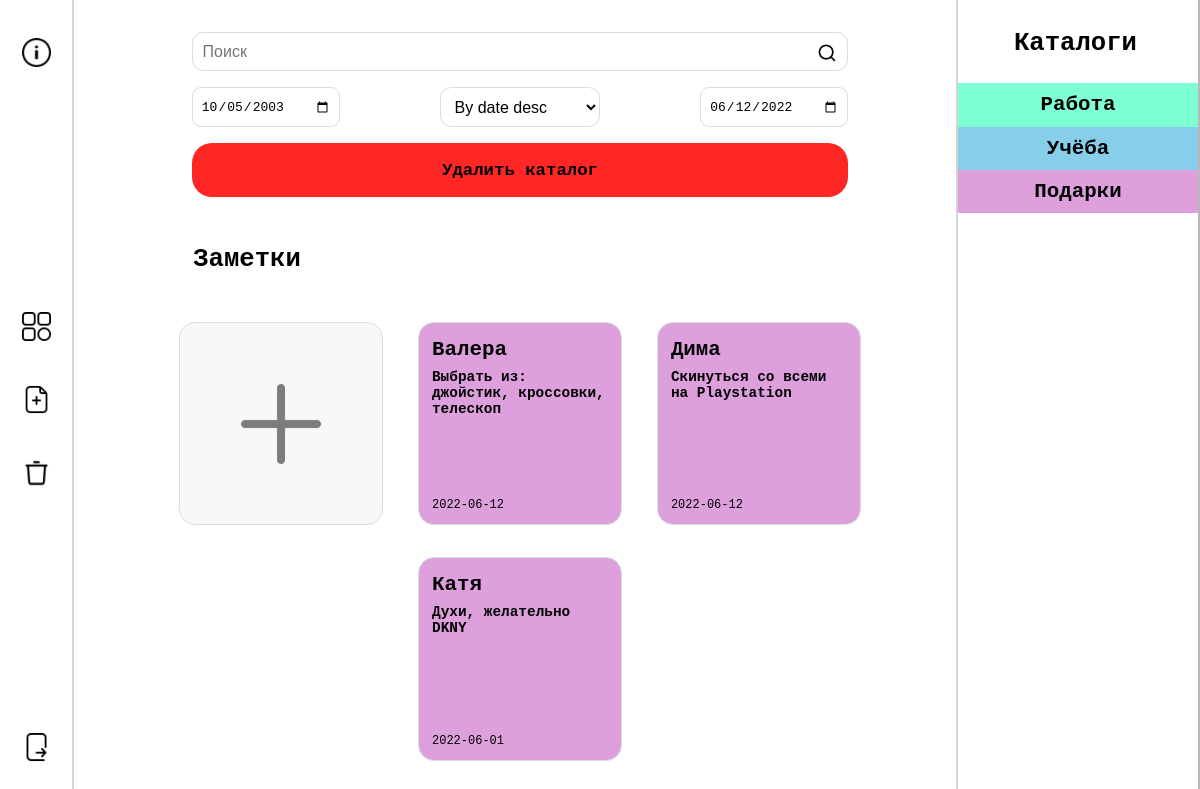
Page /folder.php?folder=4 (signed in) on the committed database.
### tables this page shows
CREATE TABLE IF NOT EXISTS `notes` (
  `id` int(11) NOT NULL AUTO_INCREMENT,
  `title` varchar(30) DEFAULT NULL,
  `article` varchar(255) DEFAULT NULL,
  `created` date NOT NULL,
  `deleted` tinyint(1) NOT NULL DEFAULT '0',
  `folder_id` int(11) NOT NULL,
  `color` varchar(20) NOT NULL,
  PRIMARY KEY (`id`)
);

CREATE TABLE IF NOT EXISTS `folders` (
  `id` int(11) NOT NULL AUTO_INCREMENT,
  `color` varchar(30) NOT NULL,
  `title` varchar(30) NOT NULL,
  `user_id` int(11) NOT NULL,
  PRIMARY KEY (`id`)
);

### folder.php (the view, shortened to what this page needs)
<?php
require_once("Connections/project_con.php");
$user = $_SESSION['user_id'][0];
$folder_id = $_GET['folder'];
$select_note = mysqli_query($link, "SELECT * FROM notes WHERE folder_id = '$folder_id' ORDER BY created DESC ");
$select_folder = mysqli_query($link, "SELECT * FROM folders WHERE user_id = '$user'");
$final_search_words = array();
$where_list = "SELECT * FROM notes WHERE folder_id = $folder_id AND";
$where_list = substr($where_list, 0, -3);
if (!empty($where_list)) {
    $res_query = mysqli_query($link, $where_list);
}
?>
<!DOCTYPE html>
<html lang="ru">
<head>
    <link rel="stylesheet" type="text/css" href="Styles/style.css">
    <link rel="stylesheet" type="text/css" href="Styles/font.css">
</head>
<body>
<div class="menu nav">
    <button type="button" title="О нас" onclick="location.href='developers.html';">
        <img alt="#" src="Photos/info.png">
    </button>
    <div>
        <button type="button" title="Главная" onclick="location.href='main.php';">
            <img alt="#" src="Photos/menu.png">
        </button>
        <button type="button" title="Новый каталог" onclick="location.href='createFolder.php';">
            <img alt="#" src="Photos/new-note.png">
        </button>
        <button type="button" title="Корзина">
            <img alt="#" src="Photos/trash.png" onclick="location.href='deletedNotes.php';">
        </button>
    </div>
    <button type="button" title="Выйти" onclick="location.href='logout.php';">
        <img alt="#" src="Photos/logout.png">
    </button>
</div>
<div class="content_wrapper" style="width: calc(100% - 30em);">
    <div class="content">
        <div class="search">
            <form name="search" method="get" action="">
                <label for="search">
                    <input type="text" name="user_search" id="search" placeholder="Поиск">
                </label>
                <button type="submit">
                    <img alt="#" src="Photos/search.png">
                </button>
            </form>
        </div>
       	<form class="search sort">
            <input id="dat1" class="cont_row n_date" type="date" value="2003-10-05">
            <select class="item_sorting" id="n_sort">
                <option class="notes_sorting" selected>By date desc</option>
            </select>
            <input id="dat2" class="cont_row n_date" type="date" value=<?php echo date("Y-m-d") ?>>
        </form>
        <form method="post" action="deleteFolder.php" style="width: 100%; margin: 1em 2em">
            <button type="submit" title="Удалить заметку" name="deleteFolder" style="border-radius: 20px; width: 100%; background-color: rgba(255,0,0,0.85);">
                <h2>Удалить каталог</h2>
            </button>
        </form>
    </div>
    <div class="content">
        <h1>Заметки</h1>
    </div>
    <div class="content notes">
        <div class="block note" title="Создать заметку" onclick="location.href='createNote.php?folder=<?php echo $folder_id ?>'">
            <img src="Photos/plus.png" style="width: 5em; margin: 3em; opacity: 0.5;">
        </div>
        <?php if ($final_search_words[0] != "") { ?>
            <?php while ($res_array = mysqli_fetch_array($res_query)) {
				if (!($res_array['deleted'])) {?>
                <div class="block note" title="Редактировать заметку"
                     style="background: <?php echo $res_array['color']; ?>"
                     onclick="location.href='readNote.php?note=<?php echo $res_array["id"]; ?>;'">
                    <div>
                        <div class="note_head">
                            <h2><?php echo $res_array['title']; ?></h2>
                        </div>
                        <div class="note_text">
                            <h3><?php echo $res_array['article']; ?></h3>
                        </div>
                    </div>
                    <div class="note_date">
                        <p><?php echo $res_array['created']; ?></p>
                    </div>
                </div>
            <?php }
        }} else {
            while ($note = mysqli_fetch_array($select_note)) {
                if (!($note['deleted'])) { ?>
                    <div class="block note" title="Редактировать заметку"
                         style="background: <?php echo $note['color']; ?>"
                         onclick="location.href='readNote.php?note=<?php echo $note["id"]; ?>;'">
                        <div>
                            <div class="note_head">
                                <h2><?php echo $note['title']; ?></h2>
                            </div>
                            <div class="note_text">
                                <h3><?php echo $note['article']; ?></h3>
                            </div>
                        </div>
                        <div class="note_date">
                            <p><?php echo $note['created']; ?></p>
                        </div>
                    </div>
                <?php }
            }
        } ?>
    </div>
</div>
<div class="menu folders_m">
    <h1 style="margin: 0.5em auto 1em; width: 5em;">Каталоги</h1>
    <?php while ($folder = mysqli_fetch_array($select_folder)) { ?>
        <div class="folders" style="background: <?php echo $folder['color']; ?>"
             onclick="location.href='folder.php?folder=<?php echo $folder["id"]; ?>'">
            <h2><?php echo $folder['title']; ?></h2>
        </div>
    <?php } ?>
</div>
</body>
</html>

### Styles/style.css (style rules this page uses)
body { margin: 0; padding: 0; background-color: #ffffff; }
button { width: 4em; height: 4em; border: none; outline: none; background: none; }
input, textarea, select { width: -webkit-fill-available; resize: none; font-size: 1em; padding: 0.6em; background-color: #ffffff; border: 0.1em solid #d8dee4; border-radius: 0.7em; }
h1, h2, h3, h4, h4, h6, p, a { margin: 0.1em 0; text-decoration: none; }
h1 { width: 60em; margin: 0 1.3em; font-size: 1.6em; font-family: 'SF Pro Bold', monospace; }
h2 { font-size: 1.3em; font-family: 'SF Pro Bold', monospace; }
h3 { font-size: 0.9em; font-family: 'SF Pro Light', monospace; }
p { font-size: 0.75em; font-family: 'SF Pro Light', monospace; }
.menu { float: left; position: fixed; width: 4.5em; height: calc(100vh - 2em); padding: 1em 0; display: flex; flex-direction: column; justify-content: space-between; border-right: 0.15em solid rgba(115, 115, 115, 0.5); }
.menu img { margin-top: 0.2em; width: 2.2em; }
.menu button { margin: 0.75em; }
.nav { float: left; left: 0; border-right: 0.15em solid rgba(115, 115, 115, 0.3); }
.folders_m { display: block; float: right; right: 0; border-left: 0.15em solid rgba(115, 115, 115, 0.3); width: 15em }
.folders { display: flex; justify-content: space-around; padding: 0.5em 0.75em; }
.content_wrapper { position: absolute; width: calc(100% - 15em); margin: 0 10em; }
.content { display: flex; flex-wrap: wrap; justify-content: space-evenly; max-width: 60em; min-width: 9em; margin: 2em auto; }
.search { width: 100%; min-width: 9em; margin: 0 2em; }
.search form { position: relative; }
.search button { padding: 0.2em; height: 2em; width: 2em; position: absolute; top: 0.6em; right: 0.6em; cursor: pointer; }
.search img { width: 1.5em; }
.sort { display: flex; justify-content: space-between; padding: 1em 0 0; }
.sort input, .sort select { width: 10em; }
.block { position: relative; width: 100%; margin: 1em; padding: 0.8em; border: 0.1em solid #d8dee4; border-radius: 1em; background-color: #f6f8fa; }
.block img { width: 1.75em; }
.note { height: 11em; width: 11em; min-width: 9em; }
.note_text { height: 5em; margin: 0.5em 0; }
.note_text h3 { overflow-y: hidden; overflow-x: hidden; height: 6em; }
.note_date { position: absolute; bottom: 0.2em; margin: 0.5em 0; }
#password, #search { padding: 0.6em 2.7em 0.6em 0.6em; }

### rows in the picture
notes: title "Валера", article "Выбрать из: джойстик, кроссовки, телескоп", created "2022-06-12"
notes: title "Дима", article "Скинуться со всеми на Playstation", created "2022-06-12"
notes: title "Катя", article "Духи, желательно DKNY", created "2022-06-01"
folders: title "Работа"
folders: title "Учёба"
folders: title "Подарки"
